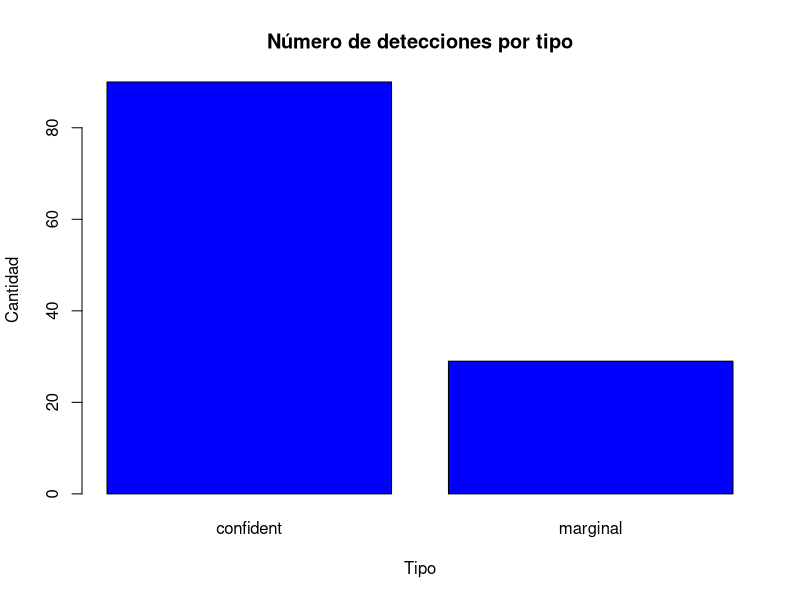

Source code (R):
## ---- chunk 1
knitr::opts_chunk$set(echo = TRUE)
## ---- chunk 2
# https://cran.r-project.org/web/packages/ggplot2/index.html
if (!require('ggplot2')) install.packages('ggplot2'); library('ggplot2')
# https://cran.r-project.org/web/packages/dplyr/index.html
if (!require('dplyr')) install.packages('dplyr'); library('dplyr')
## ---- chunk 3
dataset <- read.csv('../dataset/detecciones_ondas_gravitacionales.csv',stringsAsFactors = FALSE)
filas=dim(dataset)[1]
## ---- chunk 4
str(dataset)
## ---- chunk 5
summary(dataset)
## ---- chunk 6
 dataset$false_alarm_rate <- as.numeric(dataset$false_alarm_rate)
 dataset$p_astro <- as.numeric(dataset$p_astro)
 dataset$final_mass <- as.numeric(dataset$final_mass)

## ---- chunk 7
 summary(dataset)
## ---- chunk 8
colSums(is.na(dataset))
## ---- chunk 9
colSums(dataset=="")
## ---- chunk 10
library(stringr)
dataset$tipo <- ifelse(str_detect(dataset$release, "confident"), "confident", "marginal")
## ---- chunk 11
plot(factor(dataset$tipo),main="Número de detecciones por tipo",xlab="Tipo", ylab="Cantidad",col = "blue")
